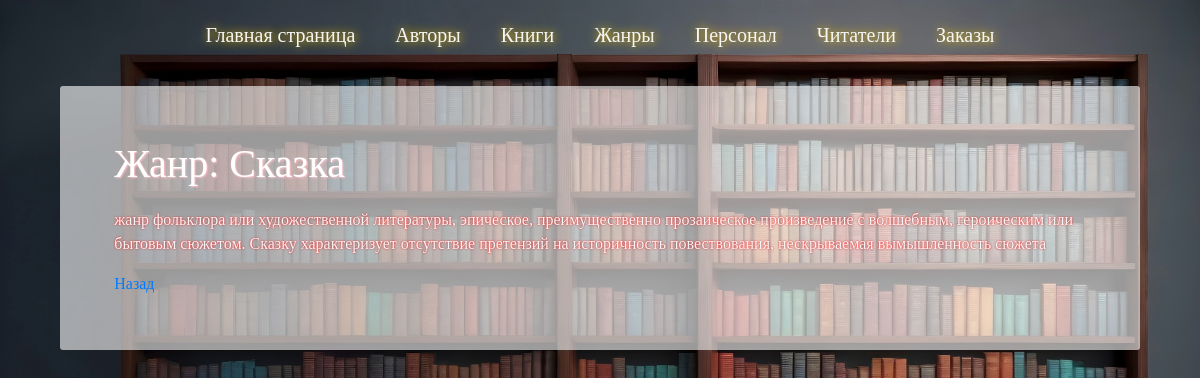
Page /genres/about/skazka on the committed database.
### genres/models.py (models this page shows, shortened)
class Genres(models.Model):
    name = models.CharField(max_length=255)
    description = models.TextField(default='description')
    slug = models.SlugField(default="", null=False)

### genres/views.py (the view)
# urls.py: path('genres/about/<slug:slug>', views.about, name='genre_page'),
def about(request, slug):
    genres = Genres.objects.get(slug=slug)
    template = loader.get_template('genres/about.html')
    context = {
        'genres': genres,
    }
    return HttpResponse(template.render(context, request))

### genres/templates/genres/about.html
{% extends 'base.html' %}
{% block header %}
<div class="main-content">
    <div class="about-genre">
    <h1>Жанр: {{ genres.name }}</h1>
    <p>{{ genres.description }}</p>
    <a href="/genres">Назад</a>
</div>
</div>
{% endblock %}

### Library/static/library/css/style.css (style rules this page uses)
* { padding: 0px; margin: 0px; box-sizing: border-box; list-style: none; font-family: tahoma; font-size: 16px; }
body { background: url(../img/librar.jpg); background-size: 100%; }
.about-genre p { color: whitesmoke; text-shadow: 0 0 2px #ff0000; }
body h1 { font-size: 40px; color: #fff; text-shadow: 1px 1px 2px pink; margin-bottom: 20px; }
.about-genre { margin: 4%; display: block; }
.main-content { margin-left: 5%; margin-right: 5%; padding: 1%; background-color: rgba(255, 255, 255, 0.6); border-radius: 3px; margin-bottom: 5px; }

### rows in the picture
Genres: name "Сказка", description "жанр фольклора или художественной литературы, эпическое, преимущественно прозаическое произведение с волшебным, героическим или бытовым сюжетом. Сказку характеризует отсутствие претензий на историчность повествования, нескрываемая вымышленность сюжета"
